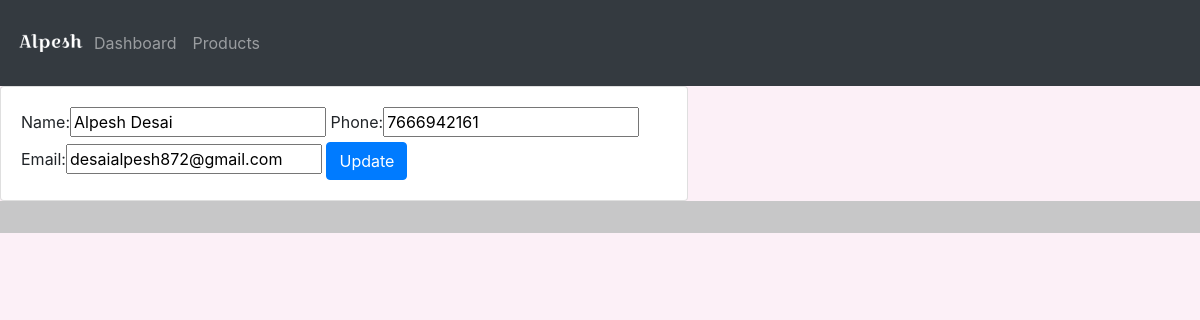
Page /dashboard/UpdateCustomer/1/ on the committed database.
### home/models.py (models this page shows, shortened)
class customer(models.Model):
    name = models.CharField(max_length=50, null=True)
    phone = models.IntegerField(null=True)
    email = models.EmailField(max_length=50, null=True)
    date_created = models.DateTimeField(auto_now=True)

### home/views.py (the view)
# urls.py: path("UpdateCustomer/<str:cid>/", views.UpdateCustomer, name='UpdateCustomer'),
def UpdateCustomer(request, cid):
    orders = customer.objects.get(id=cid)
    form1 = updateForm(instance=orders)
    if request.method == 'POST':
        form1 = updateForm(request.POST, instance=orders)
        if form1.is_valid():
            form1.save()
            return redirect('/')
    context = {'form1': form1}
    return render(request, 'update_form.html', context)

### home/forms.py
class updateForm(ModelForm):
    class Meta:
        model = customer
        fields = '__all__'

### templates/update_form.html
{%extends 'base.html'%} {%load static%} {%block content%}
<div class="row">
  <div class="col-md-7">
    <div class="card card-body">
      <form action="" method="POST">
        {% csrf_token %} {{form1}}
        <input class="btn btn-primary" type="submit" value="Update" />
      </form>
    </div>
  </div>
</div>
{% endblock %}

### static/css/base.css (style rules this page uses)
#bg { background-color: #fcf0f7; }

### rows in the picture
customer: name "Alpesh Desai", phone "7666942161", email "desaialpesh872@gmail.com"
